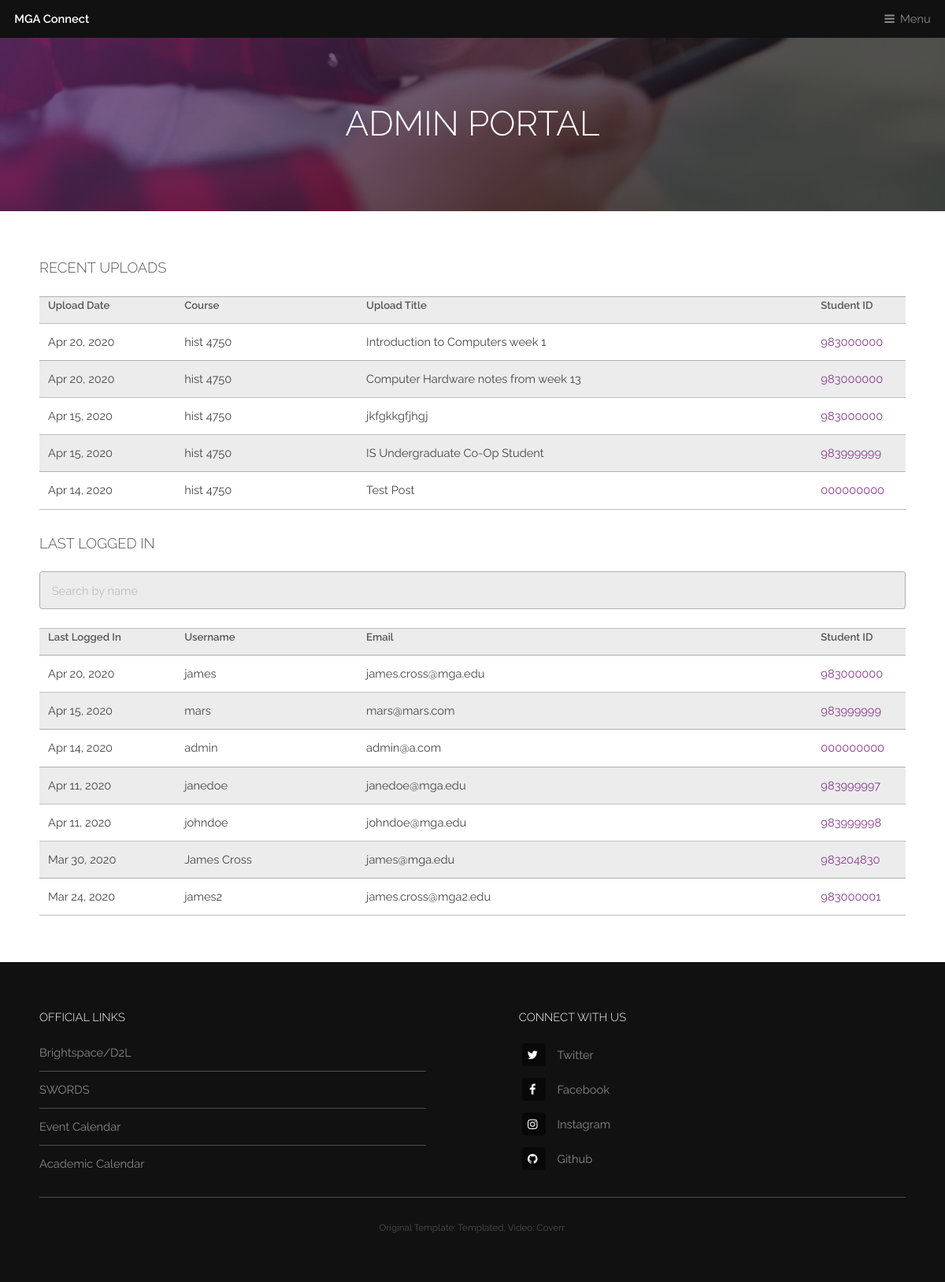
/admin_portal (signed in), run on an earlier commit of the app's database.
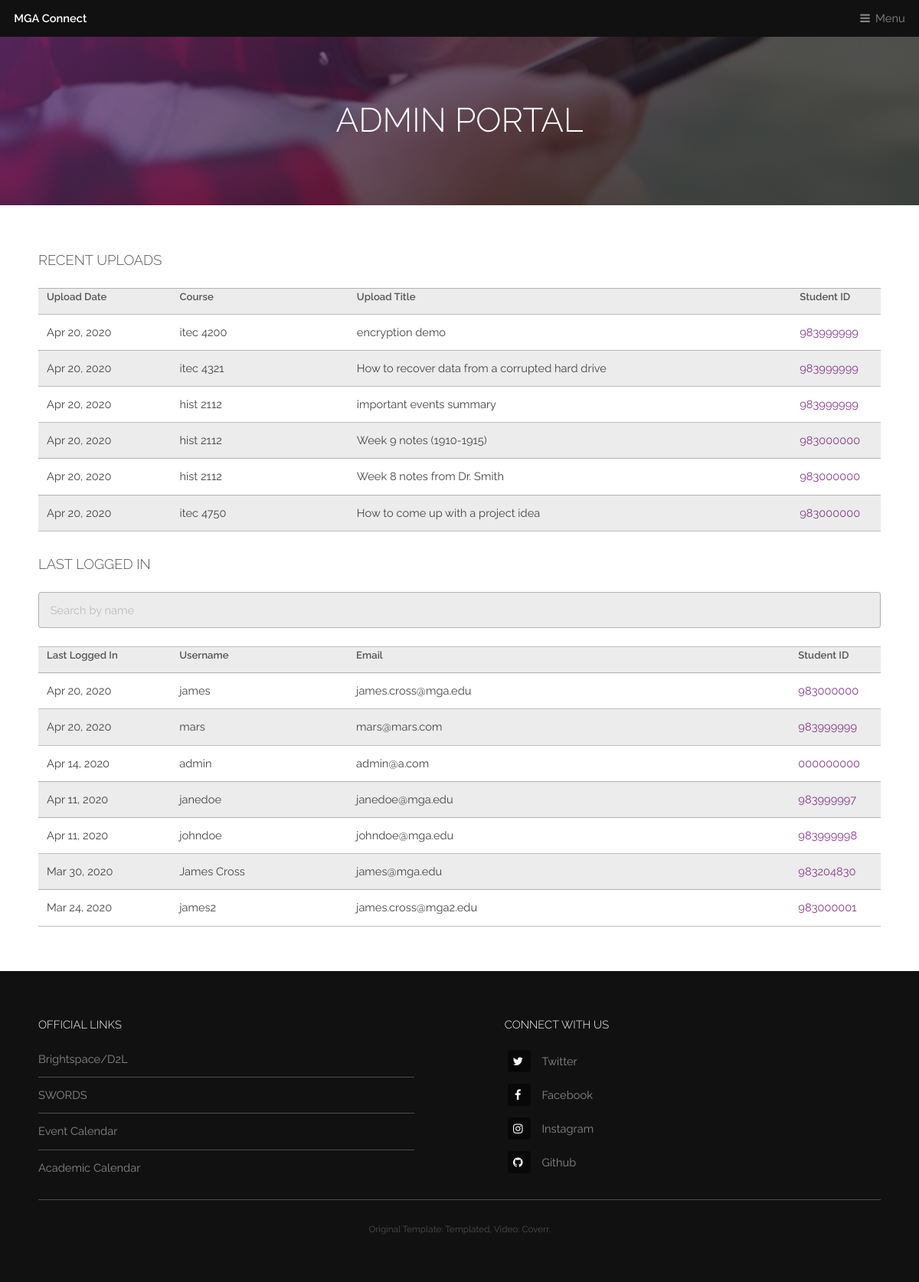
And on a later commit of the database.
### app/models.py (models this page shows, shortened)
class Notes(db.Model):
    __tablename__ = 'notes'
    id = db.Column(db.Integer, primary_key=True)
    program =db.Column(db.Integer(), db.ForeignKey('class_list.program', ondelete='CASCADE'))
    course_id = db.Column(db.Integer(), db.ForeignKey('class_list.course_id', ondelete='CASCADE'))
    title = db.Column(db.String(100), nullable=False)
    date_posted = db.Column(db.DateTime, nullable=False, default=datetime.utcnow)
    content = db.Column(db.Text, nullable=True)
    notes_file = db.Column(db.String(20), nullable=False)
    original_filename = db.Column(db.String(100), nullable=False)
    user_id = db.Column(db.String(9), db.ForeignKey('user.stu_id', ondelete='CASCADE'), nullable=False)

class User(db.Model, UserMixin):
    id = db.Column(db.Integer, primary_key=True)
    username = db.Column(db.String(20), unique=True, nullable=False)
    stu_id = db.Column(db.String(9), unique=True, nullable=False)
    email = db.Column(db.String(60), unique=True, nullable=False)
    image_file = db.Column(db.String(20), nullable=False, default='default.jpg')
    about_me = db.Column(db.String(250))
    last_seen = db.Column(db.DateTime, default=datetime.today())
    password = db.Column(db.String(30), nullable=False)
    posts = db.relationship('Post', backref='author', lazy=True)
    roles = db.relationship('Role', secondary='user_roles', backref=db.backref('users', lazy='dynamic'))
    def has_role(self, name):
        for role in self.roles:
            if role.name == name:
                return True
            return False

### app/routes.py (the view)
@roles_required('admin')
def admin_portal():
    users = User.query.order_by(User.last_seen.desc()).limit(20).all()
    notes = Notes.query.order_by(Notes.date_posted.desc()).limit(10).all()
    return render_template('admin_portal.html', title='Admin Portal', users=users, notes=notes)

### app/routes.py (called while the page is built)
@app.before_request
def before_request():
    if current_user.is_authenticated:
        current_user.last_seen = datetime.utcnow()
        db.session.commit()

### app/templates/admin_portal.html (shortened to what this page needs)
<div id="heading" >
    <h1>Admin Portal</h1>
</div>
{% extends "template.html" %}
{% block content %}
    <section id="main" class="wrapper">
        <div class="inner">
        <h3>Recent Uploads</h3>
        <table>
        <col width="150"><col width="200"><col width="500"><col width="100">
            <tr>
                <th>Upload Date</th>
                <th>Course</th>
                <th>Upload Title</th>
                <th>Student ID</th>
            </tr>
            {% for note in notes %}
                <tr>
                    <td>{{ note.date_posted.strftime('%b %d, %Y') }}</td>
                    <td>{{ note.program }} {{ note.course_id }}</td>
                    <td>{{ note.title }}</td>
                    <td><a href="{{ url_for('account', stu_id=note.user_id) }}">{{ note.user_id }}</a></td>
                </tr>
            {% endfor %}
        </table>
        <h3>Last Logged In</h3>
        <input type="text" id="myInput" onkeyup="mySearchFunction(2)" placeholder="Search by name">
            <br>
        <table id="myTable">
        <col width="150"><col width="200"><col width="500"><col width="100">
            <tr>
                <th>Last Logged In</th>
                <th>Username</th>
                <th>Email</th>
                <th>Student ID</th>
            </tr>
            {% for user in users %}
                <tr>
                    <td>{{ user.last_seen.strftime('%b %d, %Y') }}</td>
                    <td>{{ user.username }}</td>
                    <td>{{ user.email }}</td>
                    <td><a href="{{ url_for('account', stu_id=user.stu_id) }}">{{ user.stu_id }}</a></td>
                </tr>
            {% endfor %}
        </table>
        </div>
    </section>
{% endblock %}

### app/templates/template.html (shortened to what this page needs)
<!DOCTYPE HTML>
<html prefix="og: http://ogp.me/ns#">
	<head>
		<link rel="stylesheet" href="{{ url_for('static', filename='assets/css/main.css') }}" />
	</head>
	<body class="is-preload">
        <header id="header">
            <a class="logo" href="{{ url_for('home') }}">MGA Connect</a>
            <nav>
                <a href="#menu">Menu</a>
            </nav>
        </header>
        {% block content %}{% endblock %}
        <footer id="footer">
            <div class="inner">
                <div class="content">
                    <section>
                        <h4>Official Links</h4>
                        <ul class="alt">
                            <li><a target="#" href="https://www.mga.edu/d2l/index.php">Brightspace/D2L</a></li>
                            <li><a target="#" href="https://www.mga.edu/technology/services/banner.php">SWORDS</a></li>
                            <li><a target="#" href="https://go.activecalendar.com/mga/">Event Calendar</a></li>
                            <li><a target="#" href="https://www.mga.edu/academics/calendars/index.php">Academic Calendar</a></li>
                        </ul>
                    </section>
                    <section>
                        <h4>Connect with us</h4>
                        <ul class="plain">
                            <li><a target="#" href="https://twitter.com/MGAstateU"><i class="icon fa-twitter">&nbsp;</i>Twitter</a></li>
                            <li><a target="#" href="https://www.facebook.com/MiddleGeorgiaStateUniversity2"><i class="icon fa-facebook">&nbsp;</i>Facebook</a></li>
                            <li><a target="#" href="https://www.instagram.com/mgastateu/"><i class="icon fa-instagram">&nbsp;</i>Instagram</a></li>
                            <li><a target="#" href="https://github.com/ottter/capstone"><i class="icon fa-github">&nbsp;</i>Github</a></li>
                        </ul>
                    </section>
                </div>
                <div class="copyright">
                    Original Template: <a href="https://templated.co/">Templated</a>, Video: <a href="https://coverr.co">Coverr</a>.
                </div>
            </div>
        </footer>
    </body>
</html>

What changed in the data, as far as the page shows it:
removed Notes: date_posted "Apr 20, 2020", program "hist", course_id "4750", title "Introduction to Computers week 1", user_id "983000000"
removed Notes: date_posted "Apr 20, 2020", program "hist", course_id "4750", title "Computer Hardware notes from week 13", user_id "983000000"
removed Notes: date_posted "Apr 15, 2020", program "hist", course_id "4750", title "jkfgkkgfjhgj", user_id "983000000"
removed Notes: date_posted "Apr 15, 2020", program "hist", course_id "4750", title "IS Undergraduate Co-Op Student", user_id "983999999"
added Notes: date_posted "Apr 20, 2020", program "itec", course_id "4200", title "encryption demo", user_id "983999999"
added Notes: date_posted "Apr 20, 2020", program "itec", course_id "4321", title "How to recover data from a corrupted hard drive", user_id "983999999"
added Notes: date_posted "Apr 20, 2020", program "hist", course_id "2112", title "important events summary", user_id "983999999"
added Notes: date_posted "Apr 20, 2020", program "hist", course_id "2112", title "Week 9 notes (1910-1915)", user_id "983000000"
added Notes: date_posted "Apr 20, 2020", program "hist", course_id "2112", title "Week 8 notes from Dr. Smith", user_id "983000000"
changed Notes: date_posted "Apr 14, 2020" → "Apr 20, 2020"; program "hist" → "itec"; title "Test Post" → "How to come up with a project idea"; user_id "000000000" → "983000000"
changed User "mars": last_seen "Apr 15, 2020" → "Apr 20, 2020"
